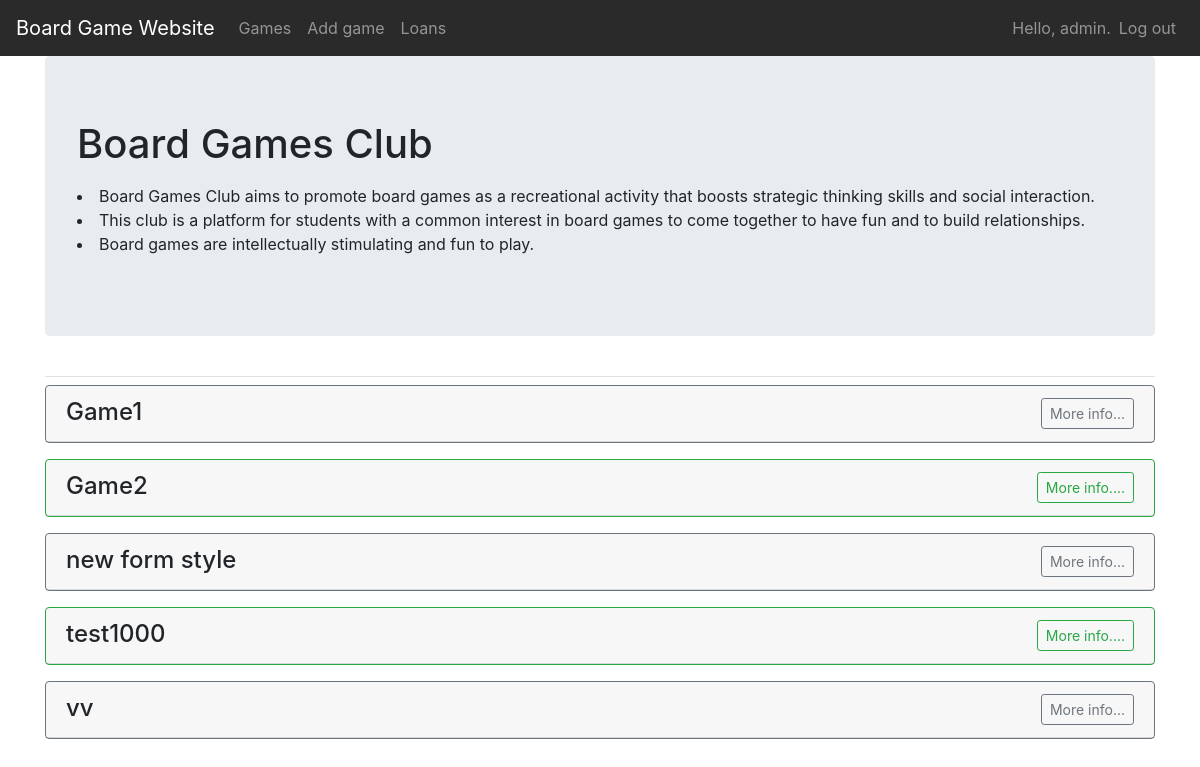
/games/ (signed in), run on an earlier commit of the app's database.
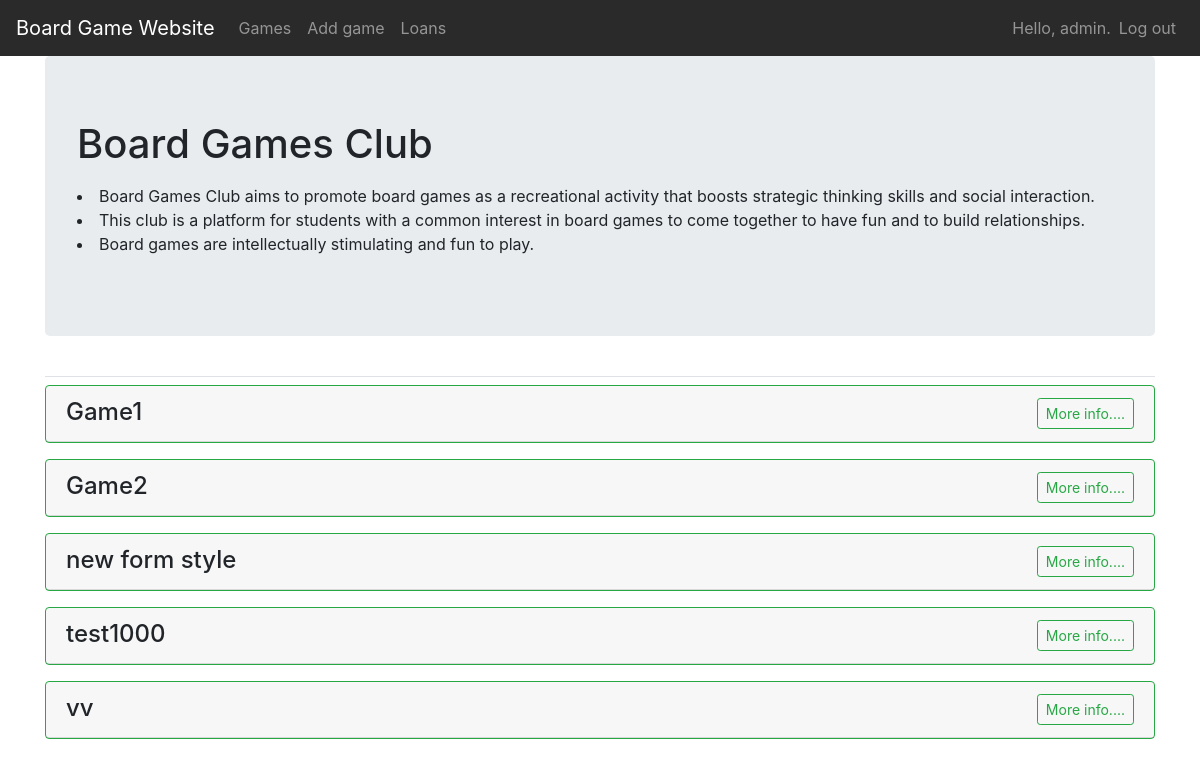
And on a later commit of the database.
### board_games/models.py (models this page shows)
class BoardGame(models.Model):
    game = models.CharField(max_length=100)
    genre = models.CharField(max_length=200)
    year_published = models.IntegerField()
    description = models.CharField(max_length=500)
    owner = models.ForeignKey(User, on_delete=models.CASCADE)
    loaned = models.BooleanField(default=False)
    def __str__(self):
        return self.game

### board_games/views.py (the view)
# urls.py: path("games/", views.games, name="games"),
@login_required
def games(request):
    games = BoardGame.objects.order_by("game")
    context = {"games": games}
    return render(request, "board_games/games.html", context)

### board_games/templates/board_games/games.html
{% extends 'board_games/base.html' %}
{% block page_header %}
<div class="jumbotron">
  <h1>Board Games Club</h1>
  <p><li>
        Board Games Club aims to promote board games as a recreational activity that boosts strategic thinking skills and social interaction.
    </li>
    <li>This club is a platform for students with a common interest in board games to come together to have fun and to build relationships.
    </li>
    <li>Board games are intellectually stimulating and fun to play.
    </li>
    </p>
</div>{% endblock page_header %}
{% block content %}
    {% for game in games %}
        {% if not game.loaned %}
        <div class="card mb-3 border border-success">
            <h4 class="card-header">
                {{ game }}
                <a class="btn btn-outline-success btn-sm float-right" href={% url 'board_games:game_info' game.id %}>More info....</a>
            </h4>
        </div>
        {% elif game.loaned %}
        <div class="card mb-3 border border-secondary">
            <h4 class="card-header">
                {{ game }}
                <a class="btn btn-outline-secondary btn-sm float-right" href={% url 'board_games:game_info' game.id %}>More info...</a>
            </h4>
        </div>
        {% endif %}
    {% empty %}
    <div>No games :(</div>
    {% endfor %}
{% endblock content %}

What changed in the data, as far as the page shows it:
changed BoardGame "Game1": loaned "More info..." → "More info...."
changed BoardGame "new form style": loaned "More info..." → "More info...."
changed BoardGame "vv": loaned "More info..." → "More info...."
